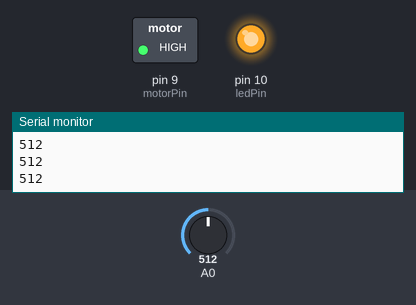
The sketch below on a simulated Arduino Uno, built with avr-gcc and run on an emulated ATmega328P. Parts: switched loads named in the sketch (green lamp = pin HIGH), output pins drawn as LEDs (lit = HIGH), the last lines printed to the serial monitor. Inputs (shaded band) come from the test bench; at power-on: A0 = 512.

Above: at 1.2 s.
1.3 s: A0 set to 18
3.0 s: A0 set to 15
At 4.3 s:
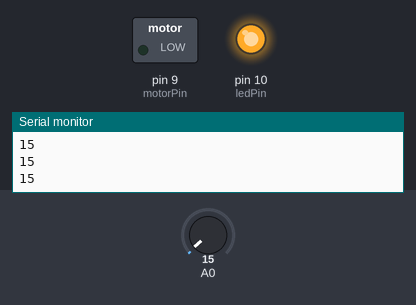
4.8 s: A0 set to 0
At 5.7 s:
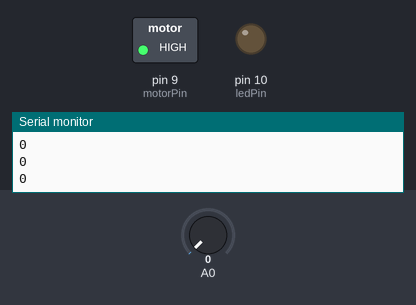
6.6 s: A0 set to 122
At 6.9 s:
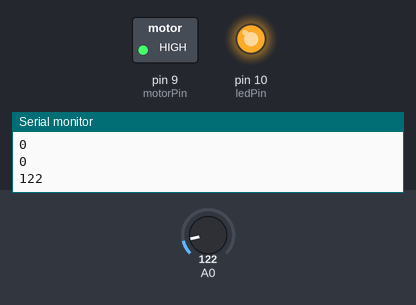
Timing chart, 0 to 9.1 s (numbered marks = the images above; inputs shaded):
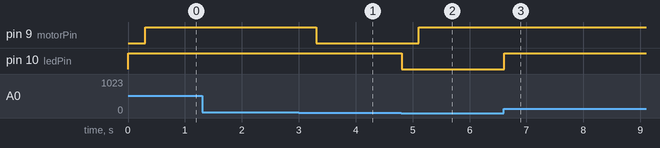

The sketch:

reactor.ino
```cpp
const int motorPin = 9;

int ledPin = 10;

int brightness = 0;
int sensorLow = 0;
int sensorHigh = 15;
// the setup routine runs once when you press reset:
void setup() {
  // initialize serial communication at 9600 bits per second:
  Serial.begin(9600);
  pinMode(ledPin, OUTPUT);
}

// the loop routine runs over and over again forever:
void loop() {
  // read the input on analog pin 0:
  int sensorValue = analogRead(A0);
  // print out the value you read:
  Serial.println(sensorValue);
  brightness = map(sensorValue, sensorLow, sensorHigh, 0, 255);
  analogWrite(ledPin, brightness);
  delay(300);        // delay in between reads for stability

  int speed;
  speed = map (sensorValue, sensorLow, sensorHigh, 255, 0);
  analogWrite(motorPin, speed);

}
```

Measured:
- the behaviour switches between 16 and 15 on A0 (found by bisection; images 0 and 1)
- after the input at 3.0 s, pin 9 (motorPin): HIGH → LOW after 0.30 s
- after the input at 4.8 s, pin 9 (motorPin): LOW → HIGH after 0.31 s; pin 10 (ledPin): HIGH → LOW at once
- after the input at 6.6 s, pin 10 (ledPin): LOW → HIGH at once
